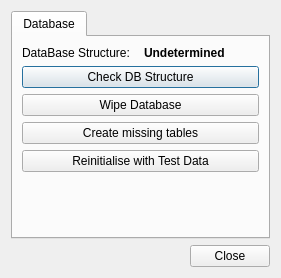
<?xml version="1.0" encoding="UTF-8"?>
<ui version="4.0">
 <class>dlgMaintenance</class>
 <widget class="QDialog" name="dlgMaintenance">
  <property name="geometry">
   <rect>
    <x>0</x>
    <y>0</y>
    <width>281</width>
    <height>278</height>
   </rect>
  </property>
  <property name="windowTitle">
   <string>Maintenance</string>
  </property>
  <layout class="QVBoxLayout" name="verticalLayout">
   <item>
    <widget class="QTabWidget" name="tbwMaintenance">
     <property name="currentIndex">
      <number>0</number>
     </property>
     <widget class="QWidget" name="tabDatabase">
      <attribute name="title">
       <string>Database</string>
      </attribute>
      <layout class="QVBoxLayout" name="verticalLayout_2">
       <item>
        <layout class="QHBoxLayout" name="horizontalLayout">
         <item>
          <widget class="QLabel" name="lblDBStructure">
           <property name="text">
            <string>DataBase Structure:</string>
           </property>
          </widget>
         </item>
         <item>
          <widget class="QLabel" name="lblDBStatus">
           <property name="font">
            <font>
             <weight>75</weight>
             <bold>true</bold>
            </font>
           </property>
           <property name="text">
            <string>Undetermined</string>
           </property>
          </widget>
         </item>
        </layout>
       </item>
       <item>
        <widget class="QPushButton" name="psbCheck">
         <property name="text">
          <string>Check DB Structure</string>
         </property>
        </widget>
       </item>
       <item>
        <widget class="QPushButton" name="psbWipe">
         <property name="text">
          <string>Wipe Database</string>
         </property>
        </widget>
       </item>
       <item>
        <widget class="QPushButton" name="psbCreateMissing">
         <property name="text">
          <string>Create missing tables</string>
         </property>
        </widget>
       </item>
       <item>
        <widget class="QPushButton" name="psbTestData">
         <property name="text">
          <string>Reinitialise with Test Data</string>
         </property>
        </widget>
       </item>
       <item>
        <spacer name="verticalSpacer">
         <property name="orientation">
          <enum>Qt::Vertical</enum>
         </property>
         <property name="sizeHint" stdset="0">
          <size>
           <width>20</width>
           <height>1</height>
          </size>
         </property>
        </spacer>
       </item>
      </layout>
     </widget>
    </widget>
   </item>
   <item>
    <widget class="QDialogButtonBox" name="bbxButtons">
     <property name="standardButtons">
      <set>QDialogButtonBox::Close</set>
     </property>
    </widget>
   </item>
  </layout>
 </widget>
 <tabstops>
  <tabstop>tbwMaintenance</tabstop>
  <tabstop>psbCheck</tabstop>
  <tabstop>psbWipe</tabstop>
 </tabstops>
 <resources/>
 <connections>
  <connection>
   <sender>bbxButtons</sender>
   <signal>rejected()</signal>
   <receiver>dlgMaintenance</receiver>
   <slot>reject()</slot>
   <hints>
    <hint type="sourcelabel">
     <x>294</x>
     <y>444</y>
    </hint>
    <hint type="destinationlabel">
     <x>294</x>
     <y>233</y>
    </hint>
   </hints>
  </connection>
 </connections>
</ui>
